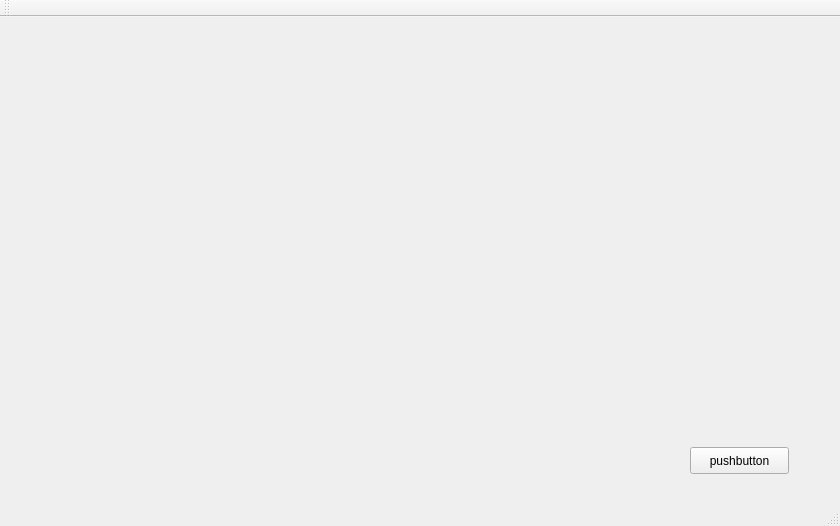
<?xml version="1.0" encoding="UTF-8"?>
<ui version="4.0">
 <class>MainWindow</class>
 <widget class="QMainWindow" name="MainWindow">
  <property name="geometry">
   <rect>
    <x>0</x>
    <y>0</y>
    <width>840</width>
    <height>526</height>
   </rect>
  </property>
  <property name="windowTitle">
   <string>MainWindow</string>
  </property>
  <widget class="QWidget" name="centralWidget">
   <widget class="QPushButton" name="pushButton">
    <property name="geometry">
     <rect>
      <x>690</x>
      <y>430</y>
      <width>99</width>
      <height>27</height>
     </rect>
    </property>
    <property name="text">
     <string>pushbutton</string>
    </property>
   </widget>
  </widget>
  <widget class="QMenuBar" name="menuBar">
   <property name="geometry">
    <rect>
     <x>0</x>
     <y>0</y>
     <width>840</width>
     <height>25</height>
    </rect>
   </property>
  </widget>
  <widget class="QToolBar" name="mainToolBar">
   <attribute name="toolBarArea">
    <enum>TopToolBarArea</enum>
   </attribute>
   <attribute name="toolBarBreak">
    <bool>false</bool>
   </attribute>
  </widget>
  <widget class="QStatusBar" name="statusBar"/>
 </widget>
 <layoutdefault spacing="6" margin="11"/>
 <resources/>
 <connections/>
</ui>
